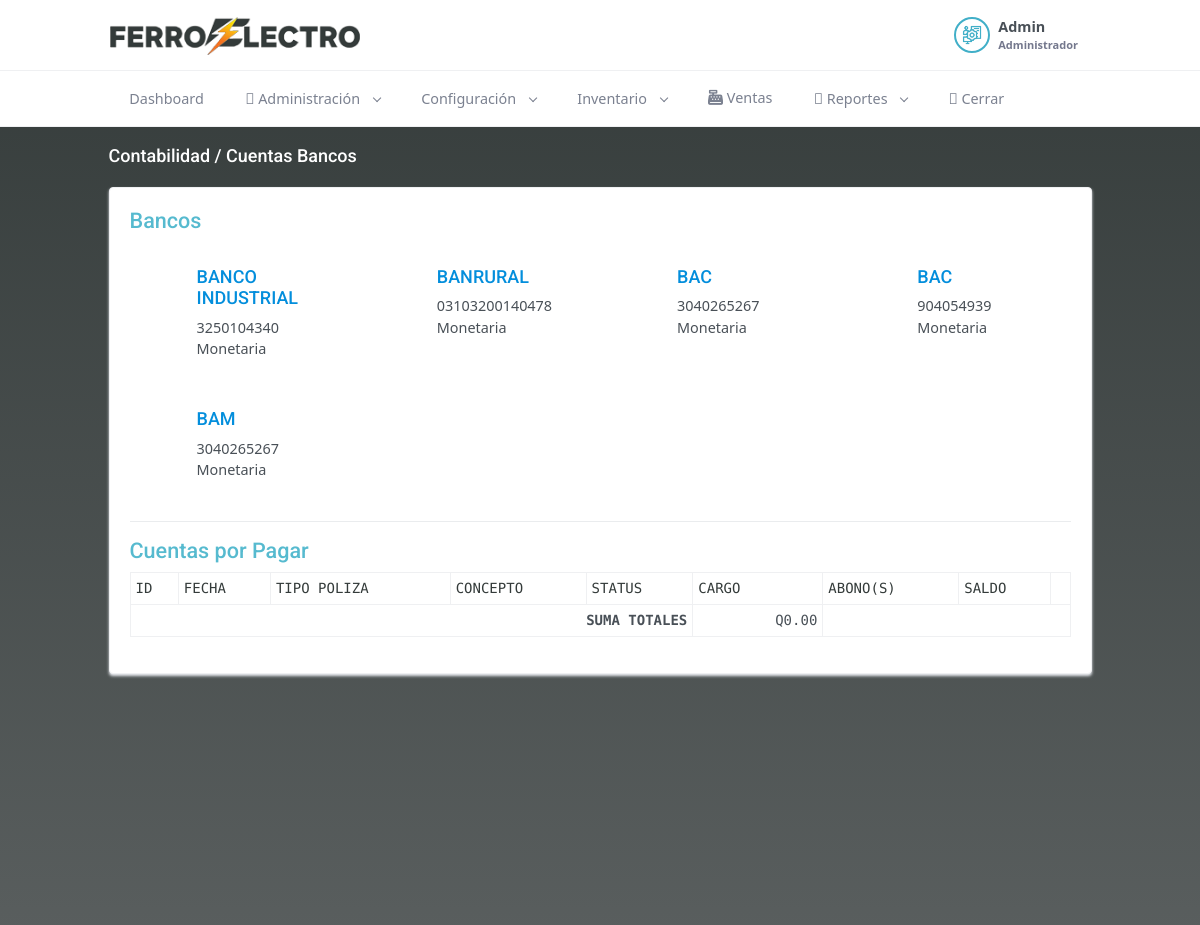
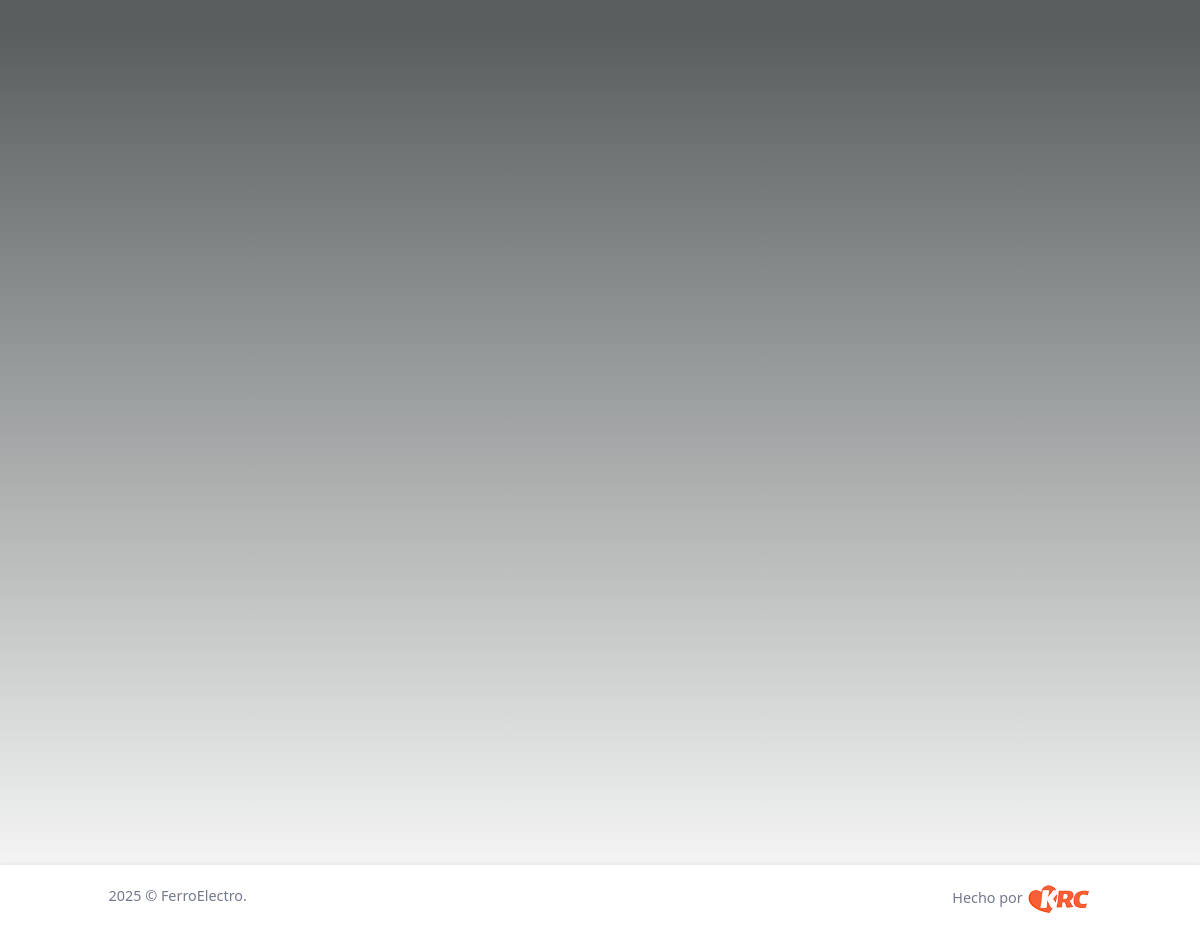
Screenshot of /index.php/contabilidad/cuentas_bancos (signed in) with the database file from the repository (2 pictures, top to bottom).
### tables this page shows
CREATE TABLE `bancos` (
  `id` int(11) NOT NULL,
  `nombre_banco` varchar(300) NOT NULL,
  `cuenta` varchar(30) NOT NULL,
  `tipo_cuenta` int(11) NOT NULL,
  `monedaid` int(11) NOT NULL,
  `saldo_inicial` float(10,2) NOT NULL DEFAULT 0.00,
  `cuenta_contable_id` int(11) NOT NULL,
  `logo` varchar(30) NOT NULL,
  `status` int(11) NOT NULL DEFAULT 1
);

### application/controllers/contabilidad/Cuentas_bancos.php (called while the page is built, shortened)
<?php
class Cuentas_bancos extends CI_Controller {
	public function index()
	{
        $d['title'] = 'Contabilidad';
        $h['title'] =  $d['title'];
		$d['msg'] = '';
        $d['polizas'] = $this->model->get_polizas_bancos();
        $d['bancos'] = $this->model->all_bancos();
        $this->load->view('header_view', $h);
		$this->load->view('contabilidad/cuentas_bancos_view', $d);
        $this->load->view('footer_view', $h);
    }
}

### index.php (called while the page is built, shortened)
<?php
require_once BASEPATH.'core/CodeIgniter.php';

### application/models/Model.php (called while the page is built, shortened)
<?php
class Model extends CI_Model
{
  public function all_bancos(){
    $str = 'bancos.id idbanco, bancos.nombre_banco, bancos.cuenta, bancos.tipo_cuenta, bancos.monedaid, bancos.saldo_inicial, bancos.logo, bancos.status, ';
    $str .= 'monedas.id idmoneda, monedas.moneda, monedas.simbolo, monedas.status statusmoneda';
    $q= $this
        ->db
        ->select($str)
	      ->from('bancos')
        ->join('monedas', 'monedas.id = bancos.monedaid')
        ->get();
    if($q->num_rows() > 0) {
      return $q->result_array();
    }
    return array();
  }
}

### application/views/contabilidad/cuentas_bancos_view.php (the view, shortened to what this page needs)
<div class="main-content">
    <div class="page-content">
        <div class="container-fluid">
            <div class="row">
                <div class="col-12">
                    <div class="page-title-box d-flex align-items-center justify-content-between">
                        <h4 class="mb-0"><?= $title . ' / Cuentas Bancos' ?></h4>
                    </div>
                </div>
            </div>
            <div class="row">
                <div class="col-xl-12">
                    <div class="card card-h-100">
                        <div class="card-body">
                            <h4 class="tituloAzul">Bancos</h4>
                            <div class="row">
                                <?php
                                foreach($bancos as $b){
                                ?>
                                <div class="col-md-3 p-4">
                                    <div class="row">
                                        <div class="col-md-3">
                                        </div>
                                        <div class="col-md-9">
                                            <h5 class="tituloAzul"><a href="<?= base_url('contabilidad/cuentas_bancos/saldos_banco/'.$b['idbanco']) ?>"><?= $b['nombre_banco'] ?> </a></h5>
                                            <p style="margin: 0px;"><?= $b['cuenta'] ?></p>
                                            <p style="margin: 0px;"><?= ($b['tipo_cuenta'] == 1)?'Monetaria': 'Ahorro' ?></p>
                                        </div>
                                    </div>
                                </div>
                                <?php
                                }
                                ?>
                            </div>
                            <hr>
                            <h4 class="tituloAzul">Cuentas por Pagar</h4>
                            <div class="table-responsive">
                                <table id="cuentasPagar" class="table table-striped table-bordered table-condensed table-hovered table-selected" style="width:100%">
                                    <thead>
                                        <tr>
                                            <th>ID</th>
                                            <th>FECHA</th>
                                            <th>TIPO POLIZA</th>
                                            <th>CONCEPTO</th>
                                            <th>STATUS</th>
                                            <th>CARGO</th>
                                            <th>ABONO(S)</th>
                                            <th>SALDO</th>
                                            <td></td>
                                        </tr>
                                    </thead>
                                        <?php
                                        $totalTodo = 0;
                                        ?>
                                    <tfoot>
                                        <tr>
                                            <td colspan="5" style="text-align: right; font-weight: bold;">SUMA TOTALES</td>
                                            <td style="width: 130px; text-align: right;">Q<?= number_format($totalTodo, 2,'.', ',') ?></td>
                                        </tr>
                                    </tfoot>
                                </table>
                            </div>
                        </div>
                    </div>
                </div>
            </div>
        </div>
    </div>

### assets/login/css/login.css (style rules this page uses)
#bodyall { background: #343b3a; background: -moz-linear-gradient(180deg, #343b3a 0%, #5a5f5f 52%, rgba(255,255,255,1) 100%); background: -webkit-linear-gradient(180deg, #343b3a 0%, #5a5f5f 52%, rgba(255,255,255,1) 100%); background: linear-gradient(180deg, #343b3a 0%, #5a5f5f 52%, rgba(255,255,255,1) 100%); filter: progid:DXImageTransform.Microsoft.gradient(startColorstr="#343b3a",endColorstr="#ffffff",GradientType=1); }
.page-title-box > h4 { color: #fff !important; }
label, th { color: #343b3a; }

### application/views/contabilidad/cuentas_bancos_view.php (style rules this page uses)
table { font-family: 'Source Code Pro', monospace; font-size: 14px; }
.table > :not(caption) > * > * { padding: 5px; }
.tituloAzul { color: #56bacf; }

### rows the page displays
bancos: nombre_banco "BANCO INDUSTRIAL", cuenta "3250104340", tipo_cuenta "Monetaria"
bancos: nombre_banco "BANRURAL", cuenta "03103200140478", tipo_cuenta "Monetaria"
bancos: nombre_banco "BAC", cuenta "3040265267", tipo_cuenta "Monetaria"
bancos: nombre_banco "BAC", cuenta "904054939", tipo_cuenta "Monetaria"
bancos: nombre_banco "BAM", cuenta "3040265267", tipo_cuenta "Monetaria"

### other values shown
$_SESSION['nombre'] "Admin"
$_SESSION['rolname'] "Administrador"
$title "Contabilidad"
$totalTodo "0.00"
